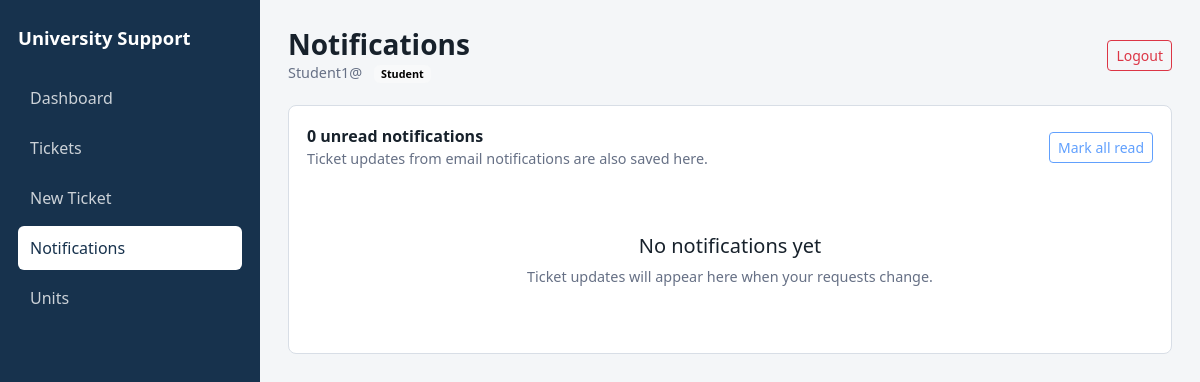
/api/ui/notifications/ (signed in), run on an earlier commit of the app's database.
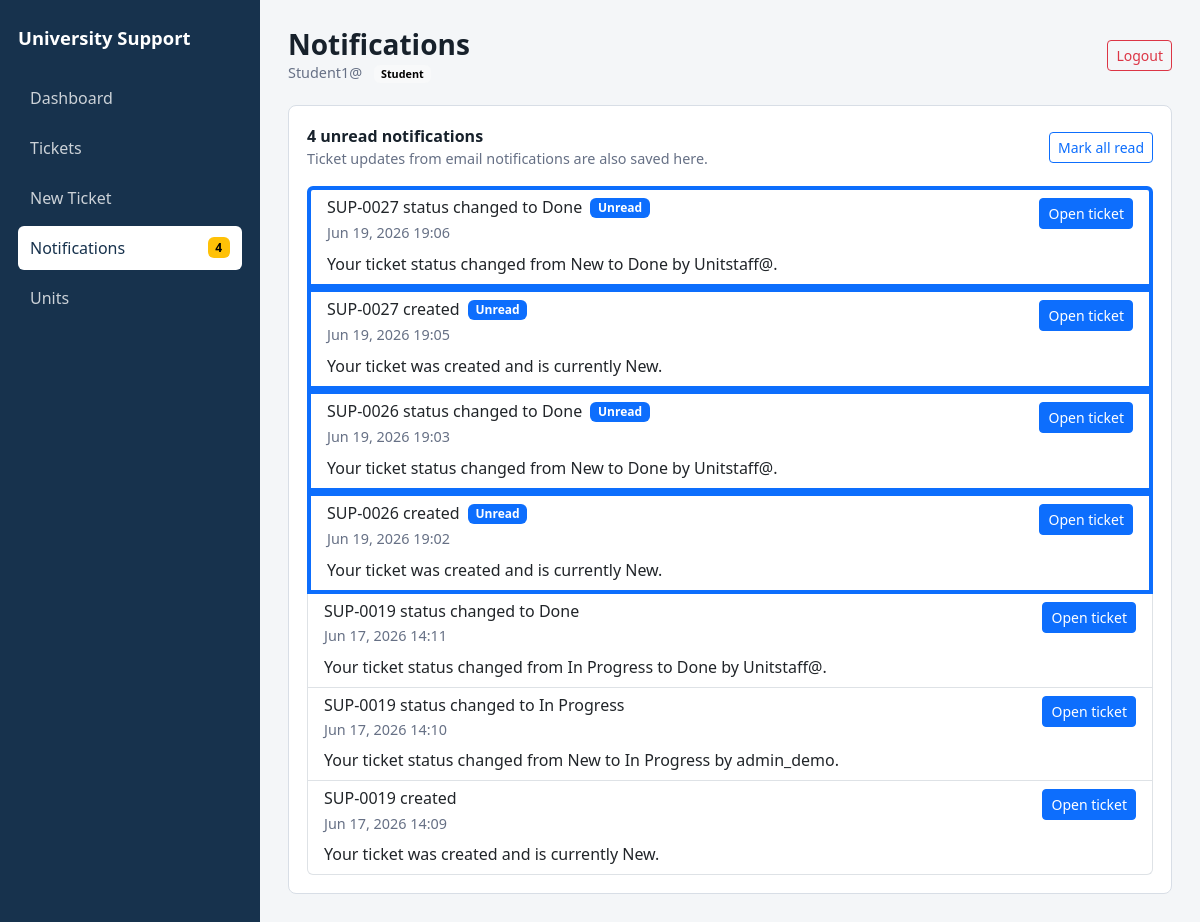
And on a later commit of the database.
### tickets/models.py (models this page shows, shortened)
class Notification(models.Model):
    user = models.ForeignKey(User, on_delete=models.CASCADE, related_name='notifications')
    ticket = models.ForeignKey(
        Ticket,
        on_delete=models.CASCADE,
        related_name='notifications',
        null=True,
        blank=True,
    )
    title = models.CharField(max_length=255)
    message = models.TextField()
    is_read = models.BooleanField(default=False)
    created_at = models.DateTimeField(auto_now_add=True)
    class Meta:
        ordering = ['-created_at']

### tickets/views.py (the view)
# urls.py: path('ui/notifications/', views.notification_list_page, name='notification_list_page'),
def notification_list_page(request):
    if not request.user.is_authenticated:
        return redirect('/api/login/')
    notifications = request.user.notifications.select_related('ticket')
    return render(request, 'tickets/notifications.html', {
        'notifications': notifications,
        'unread_count': notifications.filter(is_read=False).count(),
        'role': get_user_role(request.user),
    })

### tickets/context_processors.py (called while the page is built)
def notifications(request):
    if request.user.is_authenticated:
        return {
            'unread_notifications_count': request.user.notifications.filter(is_read=False).count()
        }
    return {'unread_notifications_count': 0}

### tickets/views.py (called while the page is built)
def get_user_role(user):
    if not user.is_authenticated:
        return ''
    return user.groups.first().name if user.groups.exists() else ''

### tickets/templates/tickets/notifications.html (shortened to what this page needs)
{% extends "tickets/base.html" %}
{% block page_title %}Notifications{% endblock %}
{% block content %}
<div class="surface">
    <div class="d-flex flex-wrap align-items-center justify-content-between gap-3 mb-3">
        <div>
            <div class="fw-semibold">{{ unread_count }} unread notification{{ unread_count|pluralize }}</div>
            <div class="muted-small">Ticket updates from email notifications are also saved here.</div>
        </div>
        <form method="post" action="/api/ui/notifications/read-all/">
            <button type="submit" class="btn btn-outline-primary btn-sm" {% if not unread_count %}disabled{% endif %}>
                Mark all read
            </button>
        </form>
    </div>
    {% if notifications %}
        <div class="list-group">
            {% for notification in notifications %}
                <div class="list-group-item {% if not notification.is_read %}border-start border-4 border-primary{% endif %}">
                    <div class="d-flex flex-wrap align-items-start justify-content-between gap-3">
                        <div class="flex-grow-1">
                            <div class="d-flex flex-wrap align-items-center gap-2">
                                <h2 class="h6 mb-0">{{ notification.title }}</h2>
                                {% if not notification.is_read %}
                                    <span class="badge text-bg-primary">Unread</span>
                                {% endif %}
                            </div>
                            <div class="muted-small mt-1">{{ notification.created_at|date:"M d, Y H:i" }}</div>
                            <p class="mb-0 mt-2">{{ notification.message }}</p>
                        </div>
                        <form method="post" action="/api/ui/notifications/{{ notification.id }}/read/">
                            <button type="submit" class="btn btn-primary btn-sm">
                                {% if notification.ticket_id %}Open ticket{% else %}Mark read{% endif %}
                            </button>
                        </form>
                    </div>
                </div>
            {% endfor %}
        </div>
    {% else %}
        <div class="text-center py-5">
            <h2 class="h5">No notifications yet</h2>
            <p class="muted-small mb-0">Ticket updates will appear here when your requests change.</p>
        </div>
    {% endif %}
</div>
{% endblock %}

### tickets/templates/tickets/base.html (shortened to what this page needs)
<!DOCTYPE html>
<html lang="en">
<head>
    <link href="https://cdn.jsdelivr.net/npm/bootstrap@5.3.0/dist/css/bootstrap.min.css" rel="stylesheet">
</head>
<body>
<div class="app-shell">
    <aside class="sidebar">
        <div class="sidebar-title">University Support</div>
        <nav class="nav flex-column">
            <a href="/api/ui/dashboard/" class="nav-link {% if request.resolver_match.url_name == 'dashboard' %}active{% endif %}">Dashboard</a>
            <a href="/api/ui/tickets/" class="nav-link {% if request.resolver_match.url_name == 'ticket_list_page' %}active{% endif %}">Tickets</a>
            <a href="/api/ui/tickets/create/" class="nav-link {% if request.resolver_match.url_name == 'create_ticket_page' %}active{% endif %}">New Ticket</a>
            {% if request.user.is_authenticated %}
                <a href="/api/ui/notifications/" class="nav-link d-flex align-items-center justify-content-between {% if request.resolver_match.url_name == 'notification_list_page' %}active{% endif %}">
                    <span>Notifications</span>
                    {% if unread_notifications_count %}
                        <span class="badge text-bg-warning">{{ unread_notifications_count }}</span>
                    {% endif %}
                </a>
            {% endif %}
            {% if role != "Unit Staff" %}
                <a href="/api/ui/units/" class="nav-link {% if request.resolver_match.url_name == 'unit_list_page' %}active{% endif %}">Units</a>
            {% endif %}
        </nav>
    </aside>
    <main class="main-panel">
        <div class="topbar">
            <div>
                <h1 class="page-title">{% block page_title %}Dashboard{% endblock %}</h1>
                {% if not hide_user_identity %}
                    <div class="muted-small">
                        {{ request.user.username }}
                        {% if role %}<span class="ms-2 badge text-bg-light">{{ role }}</span>{% endif %}
                    </div>
                {% elif role %}
                    <div class="muted-small">
                        <span class="badge text-bg-light">{{ role }}</span>
                    </div>
                {% endif %}
            </div>
            <form method="post" action="/api/logout/">
                <button type="submit" class="btn btn-outline-danger btn-sm">Logout</button>
            </form>
        </div>
        {% block content %}{% endblock %}
    </main>
</div>
</body>
</html>

### tickets/templates/tickets/base.html (style rules this page uses)
:root { --sidebar: #17324d; --sidebar-active: #ffffff; --page-bg: #f4f6f8; --line: #d8dee6; }
body { background: var(--page-bg); color: #17212b; }
.app-shell { min-height: 100vh; display: grid; grid-template-columns: 260px minmax(0, 1fr); }
.sidebar { background: var(--sidebar); color: #fff; padding: 24px 18px; }
.sidebar-title { font-size: 1.15rem; font-weight: 700; margin-bottom: 24px; }
.sidebar .nav-link { color: rgba(255, 255, 255, 0.78); border-radius: 6px; margin-bottom: 6px; padding: 10px 12px; }
.sidebar .nav-link:hover, .sidebar .nav-link.active { background: var(--sidebar-active); color: #17324d; }
.main-panel { min-width: 0; padding: 28px; }
.topbar { display: flex; align-items: center; justify-content: space-between; gap: 16px; margin-bottom: 22px; }
.page-title { margin: 0; font-size: 1.75rem; font-weight: 700; }
.surface { background: #fff; border: 1px solid var(--line); border-radius: 8px; padding: 18px; }
.muted-small { color: #667085; font-size: 0.9rem; }

What changed in the data, as far as the page shows it:
added Notification: title "SUP-0027 status changed to Done", is_read "Unread", created_at "Jun 19, 2026 19:06", message "Your ticket status changed from New to Done by Unitstaff@.", shows "Open ticket"
added Notification: title "SUP-0027 created", is_read "Unread", created_at "Jun 19, 2026 19:05", message "Your ticket was created and is currently New.", shows "Open ticket"
added Notification: title "SUP-0026 status changed to Done", is_read "Unread", created_at "Jun 19, 2026 19:03", message "Your ticket status changed from New to Done by Unitstaff@.", shows "Open ticket"
added Notification: title "SUP-0026 created", is_read "Unread", created_at "Jun 19, 2026 19:02", message "Your ticket was created and is currently New.", shows "Open ticket"
added Notification: title "SUP-0019 status changed to Done", created_at "Jun 17, 2026 14:11", message "Your ticket status changed from In Progress to Done by Unitstaff@.", shows "Open ticket", is_read True (drawn)
added Notification: title "SUP-0019 status changed to In Progress", created_at "Jun 17, 2026 14:10", message "Your ticket status changed from New to In Progress by admin_demo.", shows "Open ticket", is_read True (drawn)
added Notification: title "SUP-0019 created", created_at "Jun 17, 2026 14:09", message "Your ticket was created and is currently New.", shows "Open ticket", is_read True (drawn)
Also different on the page:
{{ unread_notifications_count }}: (not shown) → "4"
{{ unread_count }}: "0" → "4"
text no longer shown: "No notifications yet Ticket updates will appear here when your requests change."
